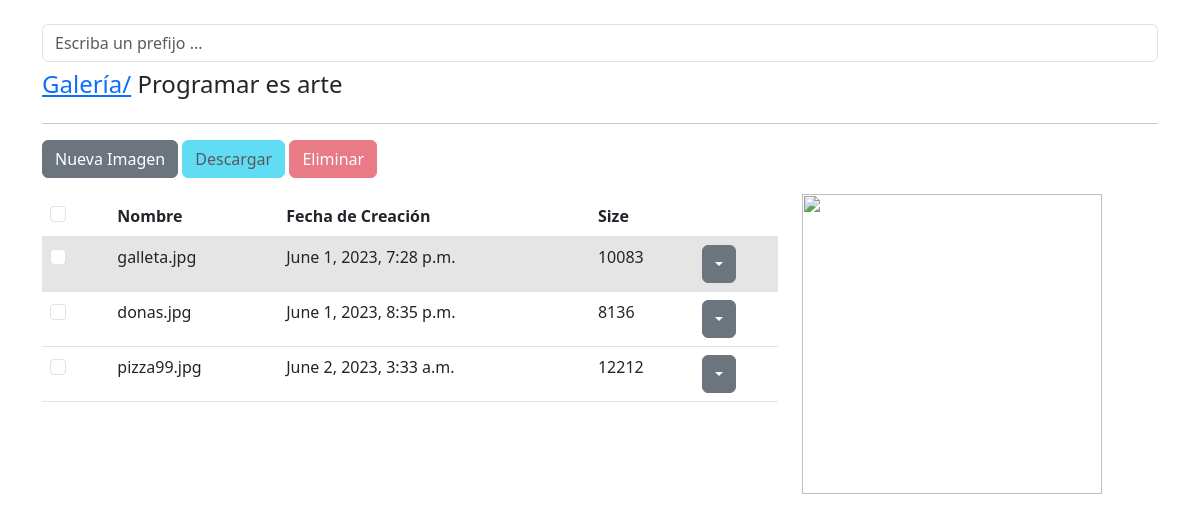
The page /albums/3/detail on the database as committed earlier.
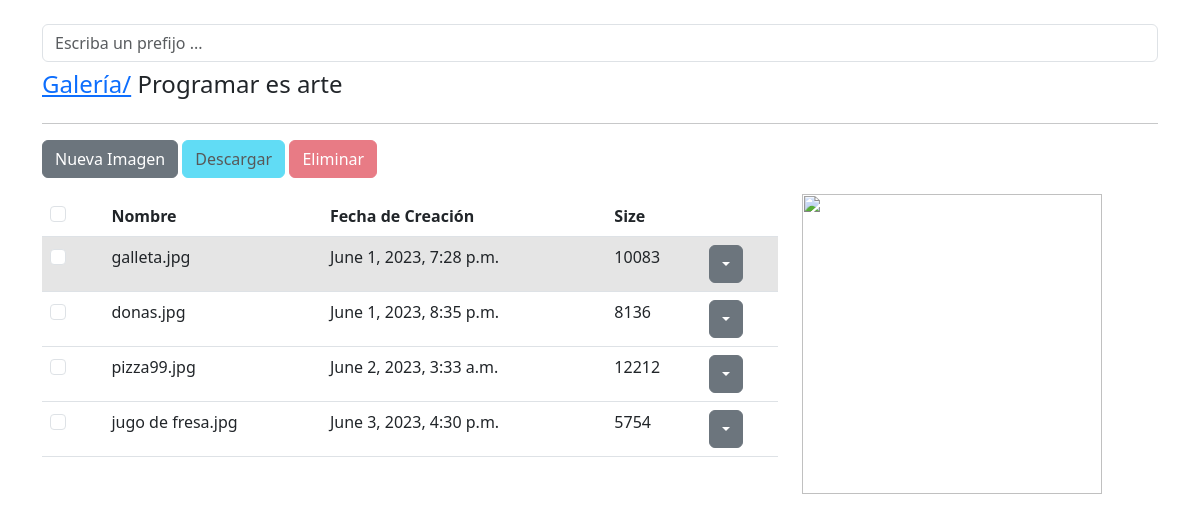
The same page on the database as committed later.
### images/models.py (models this page shows, shortened)
class Image(models.Model):
    key = models.CharField(max_length=100, null=False, blank=False)
    bucket = models.CharField(max_length=100, null=False, blank=False)
    name = models.CharField(max_length=50, null=False, blank=False)
    content_type = models.CharField(max_length=20, null=False, blank=False)
    size = models.IntegerField()
    album = models.ForeignKey(Album, on_delete=models.CASCADE)
    created_at = models.DateTimeField(auto_now_add=True)
    objects = ImageManager()
    @property
    def url(self):
        return f"https://{self.bucket}.s3.amazonaws.com/{self.key}"
    @property
    def title(self):
        return self.name.split('.')[0]

### albums/views.py (the view)
# urls.py: path('<int:pk>/detail', AlbumDetailView.as_view() , name='detail'),
class AlbumDetailView(DetailView):
    model = Album
    template_name = 'albums/detail.html'
    def get_context_data(self,*args, **kwargs) :
        context =  super().get_context_data(*args,**kwargs)
        context['title'] = self.get_object().title
        context['images'] = self.get_object().images
        context['form'] = UploadFileForm({
            'album_id': self.get_object().id
        })
        return context

### images/forms.py
class UploadFileForm(forms.Form):
    album_id = forms.CharField(required=True, widget=forms.HiddenInput())
    file = forms.FileField(required=True, label='Imagen',
                           widget=forms.FileInput(attrs={'accept':'image/*'}))
    def __init__(self, *args,**kwargs):
        super(UploadFileForm, self).__init__(*args,**kwargs)
        self.fields['file'].widget.attrs['class'] = 'form-control-file'

### albums/models.py (called while the page is built)
    def __str__(self) :
        return self.title

    @property
    def images(self):
        return self.image_set.all()

### albums/templates/albums/detail.html (shortened to what this page needs)
{% extends 'base/index.html' %}  {% block content %}
<div class="row mt-4">
    <div class="col">
        <form action="{% url 'images:search' %}" id="image-search">
            <input type="text" name="q" class="form-control" placeholder="Escriba un prefijo ... " id="">
        </form>
    </div>
</div>
<div class="row mt-2">
  <div class="col">
    <h4><a href="{% url 'albums:list' %}">Galería/</a> {{ object }}</h4>
  </div>
</div>
<hr />
<div class="row">
  <div class="col">
      <button
        type="button"
        class="btn btn-secondary"
        data-bs-toggle="modal"
        data-bs-target="#newImage"
      >
        Nueva Imagen
      </button>
      <a
        href="{% url 'images:download_many' %}"
        class="btn btn-info disabled"
        id="download-images"
      >
        Descargar
      </a>
      <a
        href="{% url 'images:delete_many' %}"
        class="btn btn-danger disabled"
        id="delete-images"
      >
        Eliminar
      </a>
</div>
</div>
<div class="row mt-3">
  <div class="col-8">
    <table class="table">
      <thead>
        <tr>
          <td><div class="form-check">
            <input type="checkbox" name="" class="form-check-input" id="check-all-images">
          </div></td>
          <th>Nombre</th>
          <th>Fecha de Creación</th>
          <th>Size</th>
          <th></th>
        </tr>
      </thead>
      <tbody id="table-images">
        {% for image in images %}
            {% include 'images/snippets/image.html' %}
        {% endfor %}
      </tbody>
    </table>
  </div>
  <div class="col-4">
    <img src="" alt="" width="300" height="300" id="image-preview" />
  </div>
</div>
{% endblock %}

### images/templates/images/snippets/image.html (shortened to what this page needs)
<tr class="row-image" image-id="{{ image.id }}" id="image-{{ image.id }}">
    <td><div class="form-check">
        <input type="checkbox" name="" class="form-check-input check-images" id="" image-id="{{ image.id }}">
      </div></td>
  <td>
    <div id="image-name-{{ image.id }}">{{ image.name }}</div>
  </td>
  <td>{{ image.created_at }}</td>
  <td>{{ image.size }}</td>
  <td>
    <div class="btn-group">
      <button
        type="button"
        class="btn btn-secondary dropdown-toggle"
        data-bs-toggle="dropdown"
      ></button>
    </div>
  </td>
</tr>

Rows that differ between the two databases and show on the page:
added Image: name "jugo de fresa.jpg", created_at "June 3, 2023, 4:30 p.m.", size "5754"
